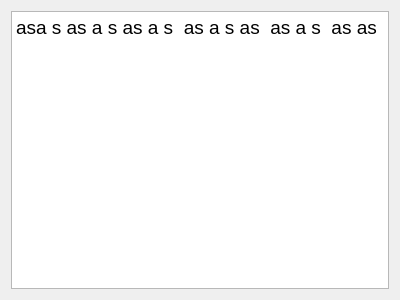
<?xml version="1.0" encoding="UTF-8"?>
<ui version="4.0">
 <class>QvkCameraOneWindow</class>
 <widget class="QWidget" name="QvkCameraOneWindow">
  <property name="geometry">
   <rect>
    <x>0</x>
    <y>0</y>
    <width>400</width>
    <height>300</height>
   </rect>
  </property>
  <property name="windowTitle">
   <string>Form</string>
  </property>
  <layout class="QVBoxLayout" name="verticalLayout">
   <item>
    <widget class="QTextEdit" name="textEdit">
     <property name="html">
      <string>&lt;!DOCTYPE HTML PUBLIC &quot;-//W3C//DTD HTML 4.0//EN&quot; &quot;http://www.w3.org/TR/REC-html40/strict.dtd&quot;&gt;
&lt;html&gt;&lt;head&gt;&lt;meta name=&quot;qrichtext&quot; content=&quot;1&quot; /&gt;&lt;meta charset=&quot;utf-8&quot; /&gt;&lt;style type=&quot;text/css&quot;&gt;
p, li { white-space: pre-wrap; }
hr { height: 1px; border-width: 0; }
li.unchecked::marker { content: &quot;\2610&quot;; }
li.checked::marker { content: &quot;\2612&quot;; }
&lt;/style&gt;&lt;/head&gt;&lt;body style=&quot; font-family:'Noto Sans'; font-size:11pt; font-weight:400; font-style:normal;&quot;&gt;
&lt;p style=&quot; margin-top:0px; margin-bottom:0px; margin-left:0px; margin-right:0px; -qt-block-indent:0; text-indent:0px;&quot;&gt;&lt;span style=&quot; font-size:14pt;&quot;&gt;asa s as a s as a s  as a s as  as a s  as as &lt;/span&gt;&lt;/p&gt;&lt;/body&gt;&lt;/html&gt;</string>
     </property>
    </widget>
   </item>
  </layout>
 </widget>
 <resources/>
 <connections/>
</ui>
